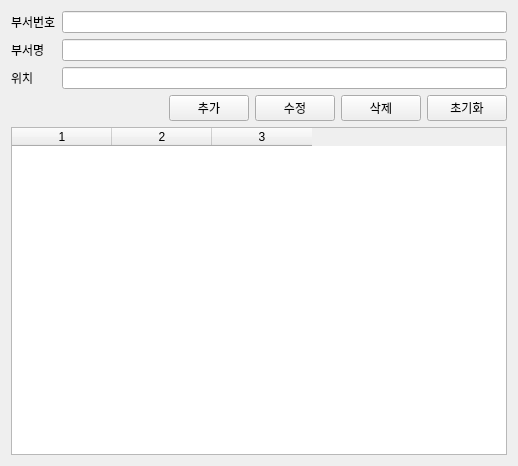
<?xml version="1.0" encoding="UTF-8"?>
<ui version="4.0">
 <class>DepartmentForm</class>
 <widget class="QWidget" name="DepartmentForm">
  <property name="geometry">
   <rect>
    <x>0</x>
    <y>0</y>
    <width>518</width>
    <height>466</height>
   </rect>
  </property>
  <property name="windowTitle">
   <string>DepartmentForm</string>
  </property>
  <layout class="QGridLayout" name="gridLayout">
   <item row="0" column="0">
    <layout class="QFormLayout" name="formLayout">
     <item row="0" column="0">
      <widget class="QLabel" name="lbl_deptno">
       <property name="text">
        <string>부서번호</string>
       </property>
      </widget>
     </item>
     <item row="0" column="1">
      <widget class="QLineEdit" name="le_deptno"/>
     </item>
     <item row="1" column="0">
      <widget class="QLabel" name="lbl_deptname">
       <property name="text">
        <string>부서명</string>
       </property>
      </widget>
     </item>
     <item row="1" column="1">
      <widget class="QLineEdit" name="le_deptname"/>
     </item>
     <item row="2" column="0">
      <widget class="QLabel" name="lbl_floor">
       <property name="text">
        <string>위치</string>
       </property>
      </widget>
     </item>
     <item row="2" column="1">
      <widget class="QLineEdit" name="le_floor"/>
     </item>
    </layout>
   </item>
   <item row="1" column="0">
    <layout class="QHBoxLayout" name="horizontalLayout">
     <item>
      <spacer name="horizontalSpacer">
       <property name="orientation">
        <enum>Qt::Horizontal</enum>
       </property>
       <property name="sizeHint" stdset="0">
        <size>
         <width>40</width>
         <height>20</height>
        </size>
       </property>
      </spacer>
     </item>
     <item>
      <widget class="QPushButton" name="btn_add">
       <property name="text">
        <string>추가</string>
       </property>
      </widget>
     </item>
     <item>
      <widget class="QPushButton" name="btn_update">
       <property name="text">
        <string>수정</string>
       </property>
      </widget>
     </item>
     <item>
      <widget class="QPushButton" name="btn_del">
       <property name="text">
        <string>삭제</string>
       </property>
      </widget>
     </item>
     <item>
      <widget class="QPushButton" name="btn_init">
       <property name="text">
        <string>초기화</string>
       </property>
      </widget>
     </item>
    </layout>
   </item>
   <item row="2" column="0">
    <widget class="QTableWidget" name="tableWidget">
     <property name="rowCount">
      <number>0</number>
     </property>
     <property name="columnCount">
      <number>3</number>
     </property>
     <column/>
     <column/>
     <column/>
    </widget>
   </item>
  </layout>
 </widget>
 <resources/>
 <connections/>
</ui>
